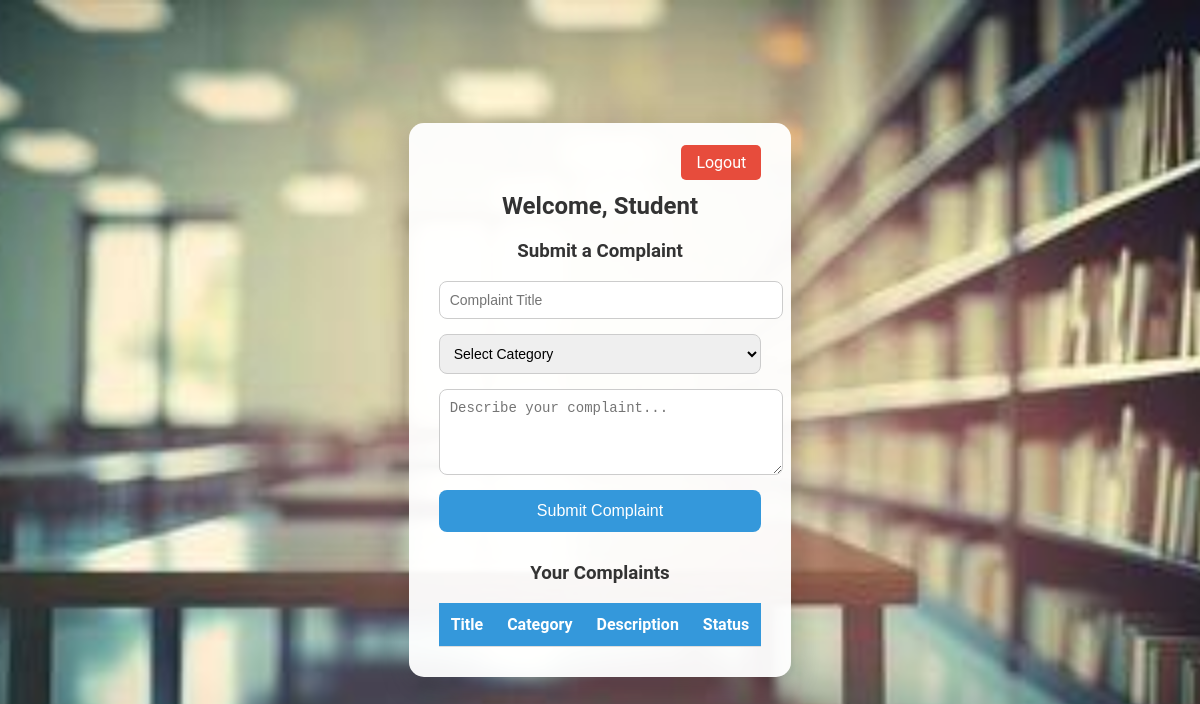
The page /student_dashboard (signed in) on the database as committed earlier.
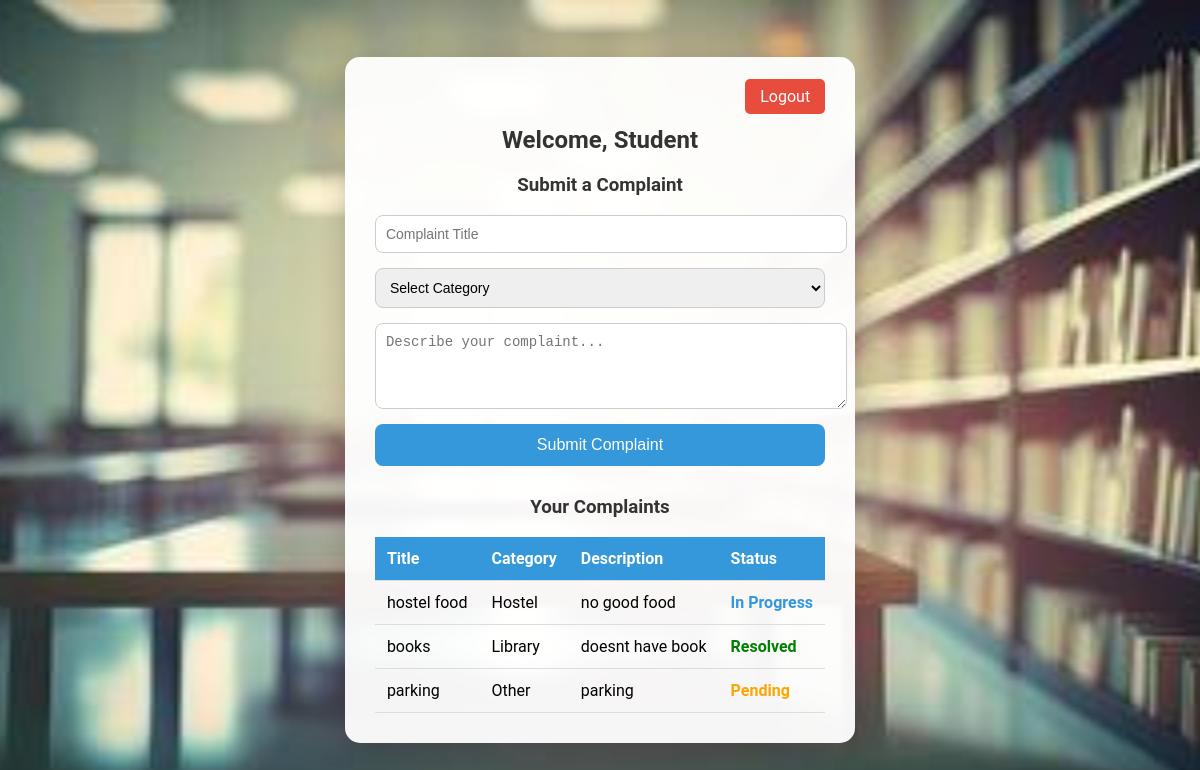
The same page on the database as committed later.
### tables this page shows
CREATE TABLE complaints (
    id INTEGER PRIMARY KEY AUTOINCREMENT,
    student TEXT,
    title TEXT,
    category TEXT,
    description TEXT,
    status TEXT
);

### app.py (the view, shortened to what this page needs)
@app.route("/student_dashboard", methods=["GET", "POST"])
def student_dashboard():
    if "student" not in session:
        return redirect("/student_login")
    db = get_db()
    cur = db.cursor()
    cur.execute(
        "SELECT * FROM complaints WHERE student=?",
        (session["student"],)
    )
    complaints = cur.fetchall()
    return render_template(
        "student_dashboard.html",
        complaints=complaints,
        student=session["student"]
    )

### database.py (called while the page is built)
def get_db():
    if "db" not in g:
        g.db = sqlite3.connect(
            DATABASE,
            timeout=30,
            check_same_thread=False
        )
        g.db.row_factory = sqlite3.Row
    return g.db

### templates/student_dashboard.html (shortened to what this page needs)
<!DOCTYPE html>
<html lang="en">
<head>
</head>
<body>
    <div class="container">
        <div class="logout">
            <a href="/logout">Logout</a>
        </div>
        <h2>Welcome, {{ student | capitalize }}</h2>
        <h3>Submit a Complaint</h3>
        <form method="POST" action="/student_dashboard">
            <input type="text" name="title" placeholder="Complaint Title" required>
            <select name="category" required>
                <option value="">Select Category</option>
            </select>
            <textarea name="description" placeholder="Describe your complaint..." rows="4" required></textarea>
            <button type="submit">Submit Complaint</button>
        </form>
        <h3>Your Complaints</h3>
        <table>
            <tr>
                <th>Title</th>
                <th>Category</th>
                <th>Description</th>
                <th>Status</th>
            </tr>
            {% for comp in complaints %}
            <tr>
                <td>{{ comp.title }}</td>
                <td>{{ comp.category }}</td>
                <td>{{ comp.description }}</td>
                <td class="{{ comp.status|replace(' ', '-') }}">
                    {{ comp.status }}
                </td>
            </tr>
            {% endfor %}
        </table>
    </div>
</body>
</html>

Rows that differ between the two databases and show on the page:
added complaints: title "hostel food", category "Hostel", description "no good food", status "In Progress"
added complaints: title "books", category "Library", description "doesnt have book", status "Resolved"
added complaints: title "parking", category "Other", description "parking", status "Pending"
